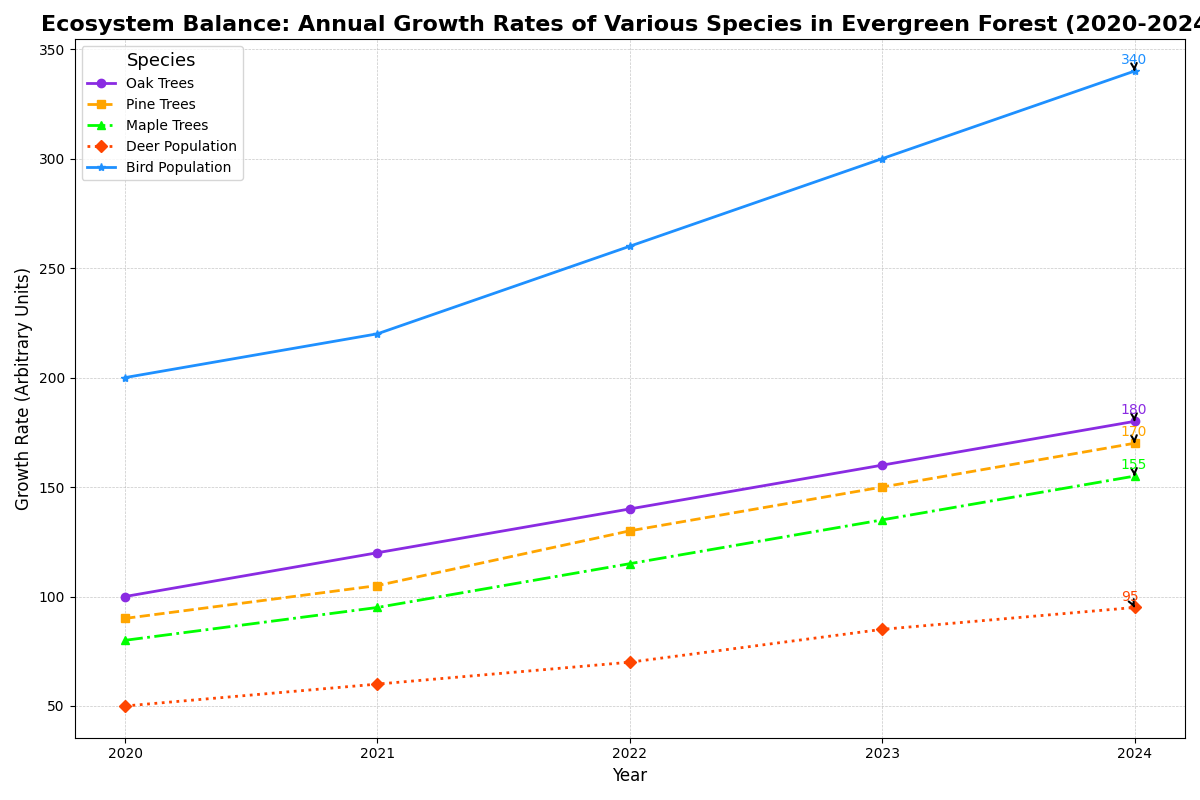

The script that drew this image:
import matplotlib.pyplot as plt
import numpy as np

# Species names
species = ['Oak Trees', 'Pine Trees', 'Maple Trees', 'Deer Population', 'Bird Population']

# Years
years = np.array([2020, 2021, 2022, 2023, 2024])

# Growth data (in arbitrary units)
oak_growth = np.array([100, 120, 140, 160, 180])
pine_growth = np.array([90, 105, 130, 150, 170])
maple_growth = np.array([80, 95, 115, 135, 155])
deer_growth = np.array([50, 60, 70, 85, 95])
bird_growth = np.array([200, 220, 260, 300, 340])

# Create the figure and axis
fig, ax = plt.subplots(figsize=(12, 8))

# Plotting each species growth
ax.plot(years, oak_growth, marker='o', linestyle='-', color='#8A2BE2', linewidth=2, label='Oak Trees')
ax.plot(years, pine_growth, marker='s', linestyle='--', color='#FFA500', linewidth=2, label='Pine Trees')
ax.plot(years, maple_growth, marker='^', linestyle='-.', color='#00FF00', linewidth=2, label='Maple Trees')
ax.plot(years, deer_growth, marker='D', linestyle=':', color='#FF4500', linewidth=2, label='Deer Population')
ax.plot(years, bird_growth, marker='*', linestyle='-', color='#1E90FF', linewidth=2, label='Bird Population')

# Title and labels
ax.set_title('Ecosystem Balance: Annual Growth Rates of Various Species in Evergreen Forest (2020-2024)', fontsize=16, fontweight='bold')
ax.set_xlabel('Year', fontsize=12)
ax.set_ylabel('Growth Rate (Arbitrary Units)', fontsize=12)

# Grid and ticks
ax.grid(True, linestyle='--', linewidth=0.5, alpha=0.7)
ax.set_xticks(years)
ax.tick_params(axis='both', which='major', labelsize=10)

# Legend
ax.legend(title='Species', fontsize=10, title_fontsize='13', loc='upper left')

# Annotating final growth values
for growth, label, color in zip([oak_growth, pine_growth, maple_growth, deer_growth, bird_growth], 
                                ['Oak Trees', 'Pine Trees', 'Maple Trees', 'Deer Population', 'Bird Population'], 
                                ['#8A2BE2', '#FFA500', '#00FF00', '#FF4500', '#1E90FF']):
    ax.annotate(f'{growth[-1]}',
                xy=(years[-1], growth[-1]),
                xytext=(-10, 5),
                textcoords='offset points',
                fontsize=10,
                color=color,
                arrowprops=dict(arrowstyle='->', lw=1.5))

# Automatically adjust layout
plt.tight_layout()

# Show the plot
plt.show()
